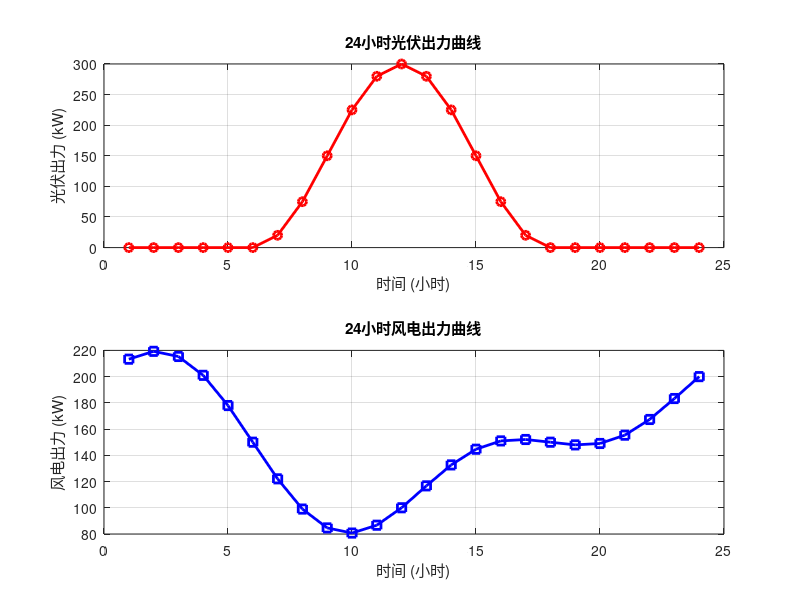

Here is the MATLAB script that generated this plot:
% 系统初始化脚本
% 设置全局变量和系统参数

clear all; 
close all; 
clc;

fprintf('正在初始化系统...\n');

% 声明全局变量
global P_PV;
global P_WT;

% 设置24小时可再生能源出力数据
% 光伏出力曲线（白天高，晚上低）
hour = 1:24;
P_PV = zeros(1, 24);
for h = 1:24
    if h >= 6 && h <= 18  % 白天6点到18点有光伏
        P_PV(h) = 300 * sin(pi * (h - 6) / 12)^2;  % 正弦平方函数，峰值在中午
    else
        P_PV(h) = 0;  % 夜晚无光伏
    end
end

% 风电出力曲线（相对稳定，有一定波动）
P_WT = 150 + 50 * cos(2 * pi * hour / 24) + 30 * sin(4 * pi * hour / 24);
P_WT = max(0, P_WT);  % 确保非负

% 显示可再生能源出力曲线
figure(10);
subplot(2,1,1);
plot(hour, P_PV, 'r-o', 'LineWidth', 2);
xlabel('时间 (小时)');
ylabel('光伏出力 (kW)');
title('24小时光伏出力曲线');
grid on;

subplot(2,1,2);
plot(hour, P_WT, 'b-s', 'LineWidth', 2);
xlabel('时间 (小时)');
ylabel('风电出力 (kW)');
title('24小时风电出力曲线');
grid on;

fprintf('全局变量初始化完成:\n');
fprintf('光伏最大出力: %.2f kW (第 %d 小时)\n', max(P_PV), find(P_PV == max(P_PV)));
fprintf('风电平均出力: %.2f kW\n', mean(P_WT));
fprintf('风电出力范围: %.2f - %.2f kW\n', min(P_WT), max(P_WT));

fprintf('\n系统初始化完成！可以运行 main_game 开始博弈优化。\n');